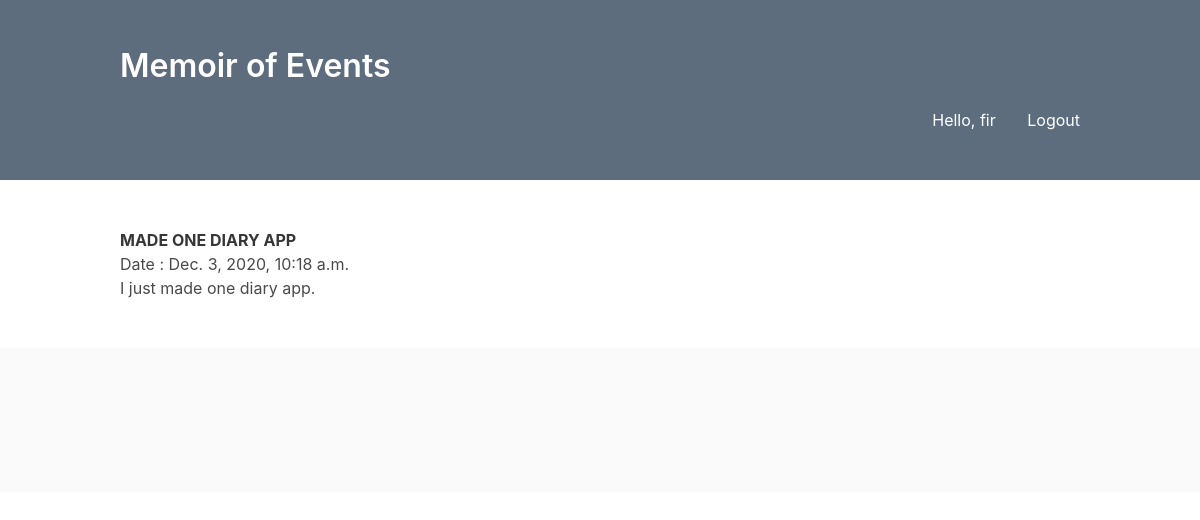
Page /viewdiary/3 (signed in) on the committed database.
### entries/models.py (models this page shows, shortened)
class Entry(models.Model):
    Heading = models.CharField(max_length=200)
    text = models.TextField()
    date_posted = models.DateTimeField(auto_now_add=True)
    class Meta:
        verbose_name_plural = 'entries'

### entries/views.py (the view)
# urls.py: path('viewdiary/<int:id>', views.viewdiary, name='viewdiary'),
@login_required
def viewdiary(request,id):
    entries = Entry.objects.filter(id =id)
    context = {'entries' : entries}
    return render(request, 'entries/viewdiary.html', context)

### entries/templates/entries/viewdiary.html (shortened to what this page needs)
<!DOCTYPE html>
<html lang="en">
<head>
    <link rel="stylesheet" href="https://cdnjs.cloudflare.com/ajax/libs/bulma/0.6.2/css/bulma.min.css" />
</head>
<body>
    <section class="hero is-primary">
        <div class="hero-body" id="ABC">
            <div class="container">
                <h1 class="title">
                    Memoir of Events
                </h1>
                {% if user.is_authenticated %}
                <p style="text-align:right;">Hello, {{user.username}}   &nbsp &nbsp &nbsp <a href="logout">Logout</a></p>
                    {% endif %}
            </div>
        </div>
    </section>
    <section class="section">
        <div class="container">
            {% for entry in entries %}
                <article class="media">
                    <div class="media-content">
                        <div class="content" >
                            <p>
                                <strong>{{entry.Heading}}</strong>
                                <br> Date : {{ entry.date_posted }}
                                <br> {{ entry.text }}
                            </p>
                        </div>
                    </div>
                </article>
            {% endfor %}
        </div>
    </section>
    <footer class="footer">
    </footer>
</body>
</html>

### entries/templates/entries/viewdiary.html (style rules this page uses)
#ABC { background-color:#5D6D7E ; border: 1px #85929E; }

### rows in the picture
Entry: Heading "MADE ONE DIARY APP", date_posted "Dec. 3, 2020, 10:18 a.m.", text "I just made one diary app."

### other values in the picture
{{ user.username }} "fir"
